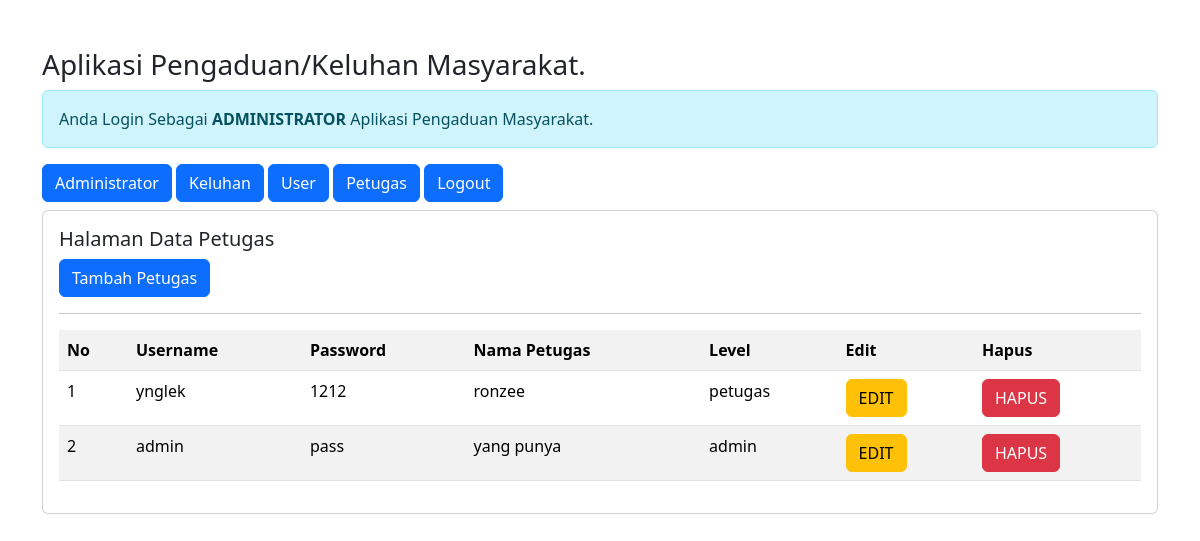
Page /admin/admin.php?url=petugas (signed in) on the committed database.
### tables this page shows
CREATE TABLE `petugas` (
  `id_petugas` int(11) NOT NULL,
  `username` varchar(25) NOT NULL,
  `password` varchar(32) NOT NULL,
  `nama_petugas` varchar(35) NOT NULL,
  `level` enum('admin','petugas') NOT NULL
);

### admin/petugas.php (the view)
<h5>Halaman Data Petugas</h5>
<a href="?url=tambah-petugas" class="btn btn-primary">Tambah Petugas</a>
<hr>
<table class="table table-striped table_bordered">
    <tr class="fw-bold">
        <td>No</td>
        <td>Username</td>
        <td>Password</td>
        <td>Nama Petugas</td>
        <td>Level</td>
        <td>Edit</td>
        <td>Hapus</td>
    </tr>
    <?php
    include'../koneksi.php';
    $no = 1;
    $sql = "SELECT * FROM petugas ORDER BY id_petugas DESC";
    $query = mysqli_query($koneksi, $sql);
    foreach($query as $data) { ?>
        <tr>
            <td><?= $no++; ?></td>
            <td><?= $data['username'] ?></td>
            <td><?= $data['password'] ?></td>
            <td><?= $data['nama_petugas'] ?></td>
            <td><?= $data['level'] ?></td>
            <td>
                <a href="?url=edit-petugas&id_petugas=<?= $data['id_petugas'] ?>" class="btn btn-warning">EDIT</a>
            <td>
                <a onclick="return confirm('Apakah anda yakin ingin menghapus data?')" href="
                ?url=hapus-petugas&id_petugas=<?= $data['id_petugas'] ?>" class="btn btn-danger">HAPUS</a>
            </td>
        </tr>
    <?php } ?>
</table>

### rows in the picture
petugas: username "ynglek", password "1212", nama_petugas "ronzee", level "petugas"
petugas: username "admin", password "pass", nama_petugas "yang punya", level "admin"
